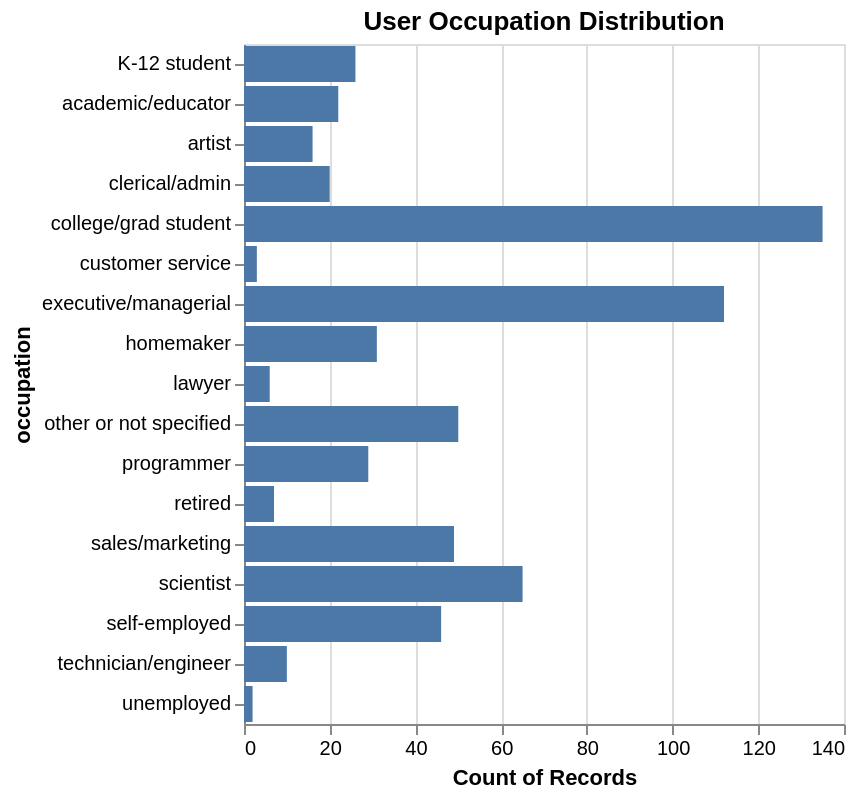

Source (notebook cell):
### Code cell
# visualize user occupation distribution
alt.Chart(ratings_meta).mark_bar().encode(
    x='count()',
    y='occupation', 
    tooltip=['occupation', 'count()']
).properties(
    title='User Occupation Distribution'
).interactive()

### Figure 1 — Vega-Lite specification as saved in the notebook (floating-point values rounded to 4 significant figures; data arrays with more than 128 entries replaced by an {"elided": "..."} marker saying what was removed)
{"config": {"view": {"continuousWidth": 300, "continuousHeight": 300}}, "data": {"name": "data-f090b1d34bf2b68ab079222d2f9a0232"}, "mark": {"type": "bar"}, "encoding": {"tooltip": [{"field": "occupation", "type": "nominal"}, {"aggregate": "count", "type": "quantitative"}], "x": {"aggregate": "count", "type": "quantitative"}, "y": {"field": "occupation", "type": "nominal"}}, "params": [{"name": "param_2", "select": {"type": "interval", "encodings": ["x", "y"]}, "bind": "scales"}], "title": "User Occupation Distribution", "$schema": "https://vega.github.io/schema/vega-lite/v5.20.1.json", "datasets": {"data-f090b1d34bf2b68ab079222d2f9a0232": {"elided": "629 records"}}}
